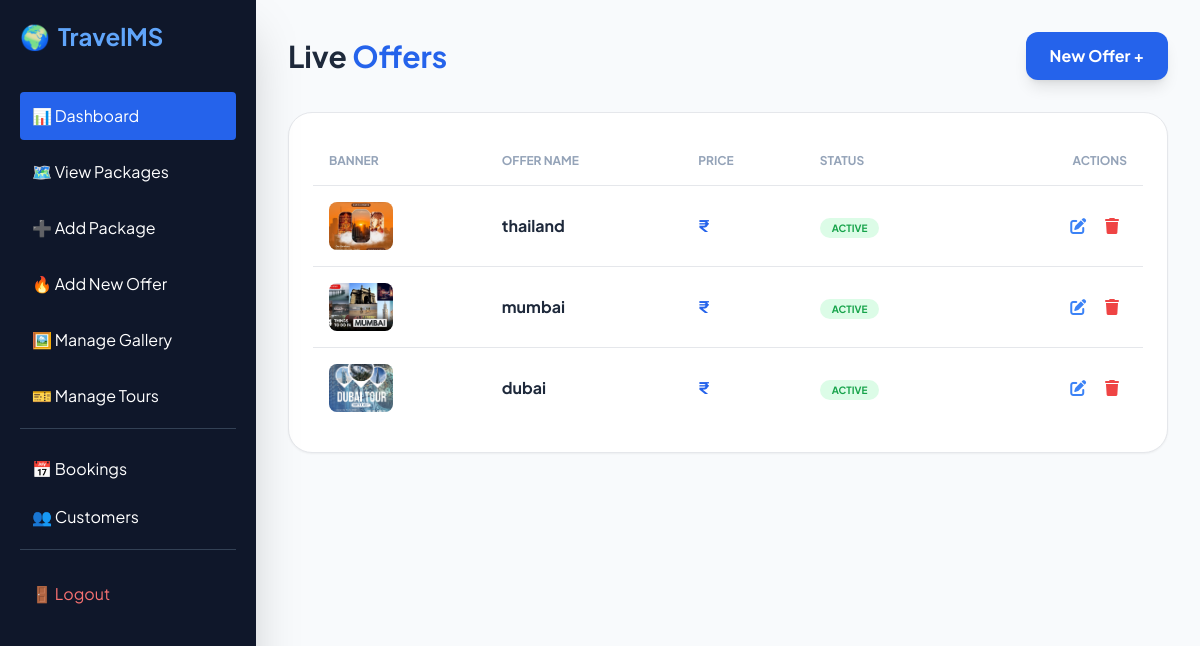
The app's page /admin/view_offers.php (signed in) with its own data.
### tables this page shows
CREATE TABLE `offers` (
  `id` int(11) NOT NULL,
  `package_id` int(11) DEFAULT NULL,
  `offer_name` varchar(255) DEFAULT NULL,
  `discount_percentage` int(3) DEFAULT NULL,
  `start_date` date DEFAULT NULL,
  `end_date` date DEFAULT NULL,
  `image` varchar(255) DEFAULT NULL,
  `status` tinyint(1) DEFAULT 1
);

### admin/view_offers.php (the view, shortened to what this page needs)
<?php
include('db.php');
?>
<!DOCTYPE html>
<html lang="en">
<head>
    <script src="https://cdn.tailwindcss.com"></script>
    <link href="https://cdnjs.cloudflare.com/ajax/libs/font-awesome/6.0.0/css/all.min.css" rel="stylesheet">
    <link rel="stylesheet" href="https://cdn.datatables.net/1.13.4/css/dataTables.bootstrap5.min.css">
</head>
<body class="bg-[#f8fafc]">
    <?php include('sidebar.php'); ?>
    <main class="lg:ml-64 min-h-screen p-8">
        <div class="max-w-7xl mx-auto">
            <div class="flex justify-between items-center mb-8">
                <h1 class="text-3xl font-bold text-slate-800">Live <span class="text-blue-600">Offers</span></h1>
                <a href="add_offer.php" class="bg-blue-600 text-white px-6 py-3 rounded-xl font-bold hover:bg-blue-700 shadow-lg">New Offer +</a>
            </div>
            <div class="bg-white rounded-3xl shadow-sm border p-6">
                <table id="offersTable" class="w-full">
                    <thead>
                        <tr class="text-slate-400 text-xs uppercase text-left">
                            <th class="p-4">Banner</th>
                            <th class="p-4">Offer Name</th>
                            <th class="p-4">Price</th>
                            <th class="p-4">Status</th>
                            <th class="p-4 text-right">Actions</th>
                        </tr>
                    </thead>
                    <tbody>
                        <?php
                        $res = mysqli_query($conn, "SELECT * FROM offers ORDER BY id DESC");
                        while($row = mysqli_fetch_assoc($res)) {
                        ?>
                        <tr class="border-t hover:bg-slate-50">
                            <td class="p-4">
                                <img src="uploads/offers/<?php echo $row['image']; ?>" class="w-16 h-12 rounded-lg object-cover">
                            </td>
                            <td class="p-4">
                                <p class="font-bold text-slate-800"><?php echo $row['offer_name']; ?></p>
                            </td>
                            <td class="p-4 font-bold text-blue-600">₹<?php echo $row['price']; ?></td>
                            <td class="p-4">
                                <span class="px-3 py-1 rounded-full text-[10px] font-bold <?php echo $row['status']==1 ? 'bg-green-100 text-green-600':'bg-red-100 text-red-600'; ?>">
                                    <?php echo $row['status']==1 ? 'ACTIVE':'INACTIVE'; ?>
                                </span>
                            </td>
                            <td class="p-4 text-right">
                                <button onclick="openEditModal(<?php echo $row['id']; ?>)" class="p-2 text-blue-500 hover:bg-blue-50 rounded-lg">
                                    <i class="fas fa-edit"></i>
                                </button>
                                <button onclick="confirmDelete(<?php echo $row['id']; ?>)" class="p-2 text-red-500 hover:bg-red-50 rounded-lg">
                                    <i class="fas fa-trash"></i>
                                </button>
                            </td>
                        </tr>
                        <?php } ?>
                    </tbody>
                </table>
            </div>
        </div>
    </main>
</body>
</html>

### admin/sidebar.php (shortened to what this page needs)
<div id="sidebar" class="fixed left-0 top-0 h-full w-64 bg-slate-900 text-white p-5 shadow-2xl overflow-y-auto transition-transform duration-300 transform -translate-x-full md:translate-x-0 z-40">
    <h2 class="text-2xl font-bold mb-10 text-blue-400 flex items-center">
        <span class="mr-2">🌍</span> TravelMS
    </h2>
    <nav class="space-y-2">
        <a href="dashboard.php" class="block p-3 rounded hover:bg-blue-600 transition duration-200 bg-blue-600">📊 Dashboard</a>
        <a href="manage_packages.php" class="block p-3 rounded hover:bg-slate-800 transition">🗺️ View Packages</a>
        <a href="add_package.php" class="block p-3 rounded hover:bg-slate-800 transition">➕ Add Package</a>
        <a href="add_offer.php" class="block p-3 rounded hover:bg-slate-800 transition">🔥 Add New Offer</a>
        <a href="gallery.php" class="block p-3 rounded hover:bg-slate-800 transition">🖼️ Manage Gallery</a>
        <a href="manage_tours.php" class="block p-3 rounded hover:bg-slate-800 transition">🎫 Manage Tours</a>
        <div class="pt-4 mt-4 border-t border-slate-700">
            <a href="bookings.php" class="block p-3 rounded hover:bg-slate-800 transition">📅 Bookings</a>
            <a href="customers.php" class="block p-3 rounded hover:bg-slate-800 transition">👥 Customers</a>
        </div>
        <div class="mt-10 pt-5 border-t border-slate-700">
            <a href="logout.php" class="block p-3 rounded text-red-400 hover:bg-red-900/20 transition">🚪 Logout</a>
        </div>
    </nav>
</div>

### admin/view_offers.php (style rules this page uses)
body { font-family: 'Plus Jakarta Sans', sans-serif; }

### records on screen
offers: image (picture), offer_name "thailand", status "ACTIVE"
offers: image (picture), offer_name "mumbai", status "ACTIVE"
offers: image (picture), offer_name "dubai", status "ACTIVE"
